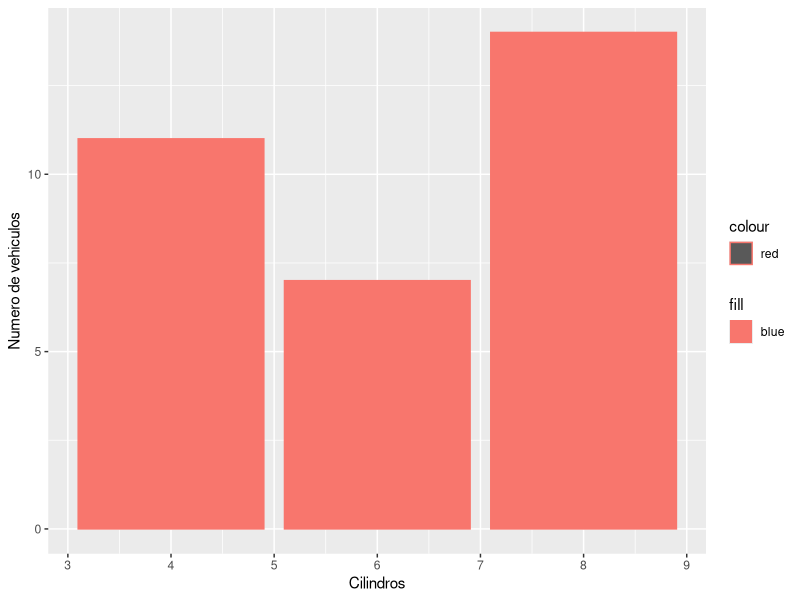
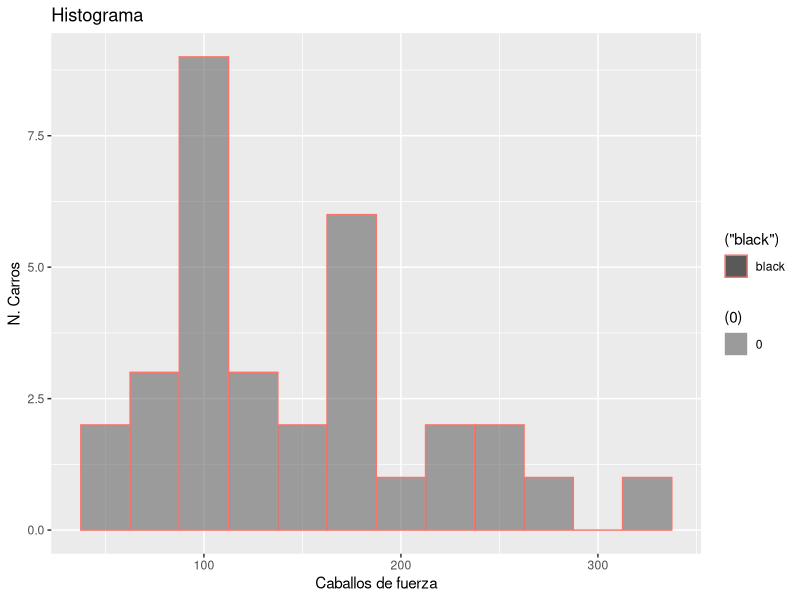

Write R code to recreate these figures, in order.
library(tidyverse)

# Crear un gráfico de barras
# - Dataset
# - Tipo de gráfico
# - Color de las columnas
# - Color de los bordes
# - Título en posición x
# - Título en posición y
qplot(
    mtcars$cyl,
    geom = "bar",
    fill = "blue",
    colour = "red",
    xlab = "Cilindros",
    ylab = "Numero de vehiculos"
)


# Crear un histograma
# - Dataset
# - Tipo de gráfico
# - Tamaño del contenedor
# - Color de los bordes
# - Color del fondo
# - Título principal
qplot(
    mtcars$hp,
    geom = "histogram",
    binwidth = 25,
    colour = ("black"),
    xlab = "Caballos de fuerza",
    ylab = "N. Carros",
    alpha = (0),
    main = "Histograma"
)